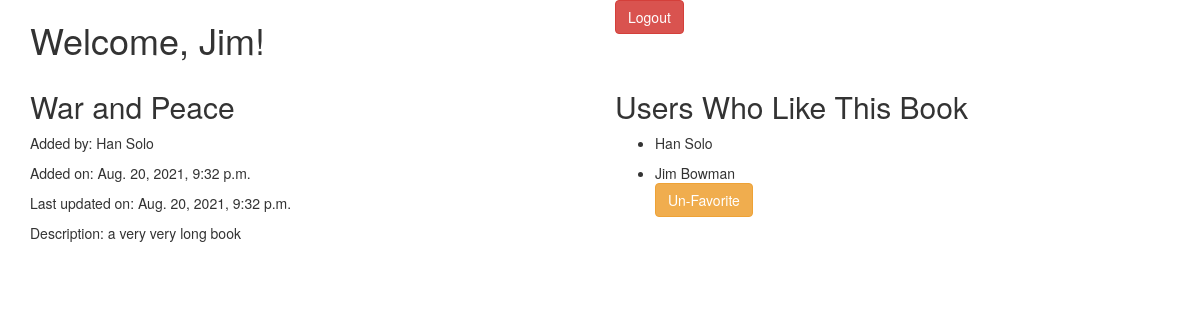
Page /books/2 (signed in) on the committed database.
### books_app/models.py (models this page shows)
class User(models.Model):
	first = models.CharField(max_length=255)
	last = models.CharField(max_length=255)
	email = models.CharField(max_length=255)
	password = models.CharField(max_length=255)
	created_at = models.DateTimeField(auto_now_add=True)
	updated_at = models.DateTimeField(auto_now=True)
	objects = UserManager()

class Book(models.Model):
	title = models.CharField(max_length=255)
	description = models.CharField(max_length=255)
	created_at = models.DateTimeField(auto_now_add=True)
	updated_at = models.DateTimeField(auto_now=True)
	objects = UserManager()
	added_by = models.ForeignKey(User, related_name="books_added", on_delete = models.CASCADE)
	favorites = models.ManyToManyField(User, related_name="favorites")

### books_app/views.py (the view)
# urls.py: path('books/<int:book_id>', views.book),
def book(request, book_id):
	this_book=Book.objects.filter(id=book_id)[0]
	this_user=User.objects.filter(id=request.session['user'])[0]
	context = {
		"book": this_book,
		"user": this_user,
		"all_favorites": this_book.favorites.all()
	}
	return render(request, "book.html", context)

### books_app/templates/book.html (shortened to what this page needs)
<!DOCTYPE html>
<html lang="en">
<head>
	<link rel="stylesheet" href="https://maxcdn.bootstrapcdn.com/bootstrap/3.3.7/css/bootstrap.min.css">
</head>
<body>
	<div class="container">
		<div class="row">
			<div class="col-lg-6">
				<h1>Welcome, {{user.first}}!</h1>
			</div>
			<div class="col-sm-6">
				<form action="/logout" method="post">
					<button type="submit" class="btn btn-danger">Logout</button>
				</form>
			</div>
		</div>
		<div class="row">
			<div class="col-md-6">
				{% if user.id == book.added_by.id %}
				<form action="{{book.id}}/update" method="POST">
					{% csrf_token %}
					<div class="form-group">
						<label for="title">Title</label>
						<input type="text" name="title" value="{{book.title}}">
					</div>
					<p>Added by: {{book.added_by.first}} {{book.added_by.last}}</p>
					<p>Added on: {{book.created_at}}</p>
					<p>Last updated on: {{book.updated_at}}</p>
					<div class="form-group">
						<label for="description">Description</label>
						<input class="form-control input-lg" type="text" name="description" value="{{book.description}}">
					</div>
					<button type="submit" class="btn btn-primary">Update</button>
				</form>
				<form action="{{book.id}}/delete" method="post">
					{% csrf_token %}
					<input type="hidden">
					<button type="submit" class="btn btn-danger">Delete</button>
				</form>
				{% else %}
				<h2>{{book.title}}</h2>
				<p>Added by: {{book.added_by.first}} {{book.added_by.last}}</p>
				<p>Added on: {{book.created_at}}</p>
				<p>Last updated on: {{book.updated_at}}</p>
				<p>Description: {{book.description}}</p>
				{% endif %}
			</div>
			<div class="col-md-6">
				<h2>Users Who Like This Book</h2>
				{% for reader in all_favorites %}
				<ul>
					<li>{{reader.first}} {{reader.last}}</li>
					{% if reader == user %}
					<form action="/books/{{book.id}}/favorite" method="post">
						<button type="submit" class="btn btn-warning">Un-Favorite</button>
					</form>
					{% endif %}
				</ul>
				{% endfor %}
			</div>
		</div>
	</div>
</body>
</html>

### rows in the picture
User: first "Jim", last "Bowman"
Book: title "War and Peace", added_by.first "Han", added_by.last "Solo", created_at "Aug. 20, 2021, 9:32 p.m.", updated_at "Aug. 20, 2021, 9:32 p.m.", description "a very very long book"
User: first "Han", last "Solo"
